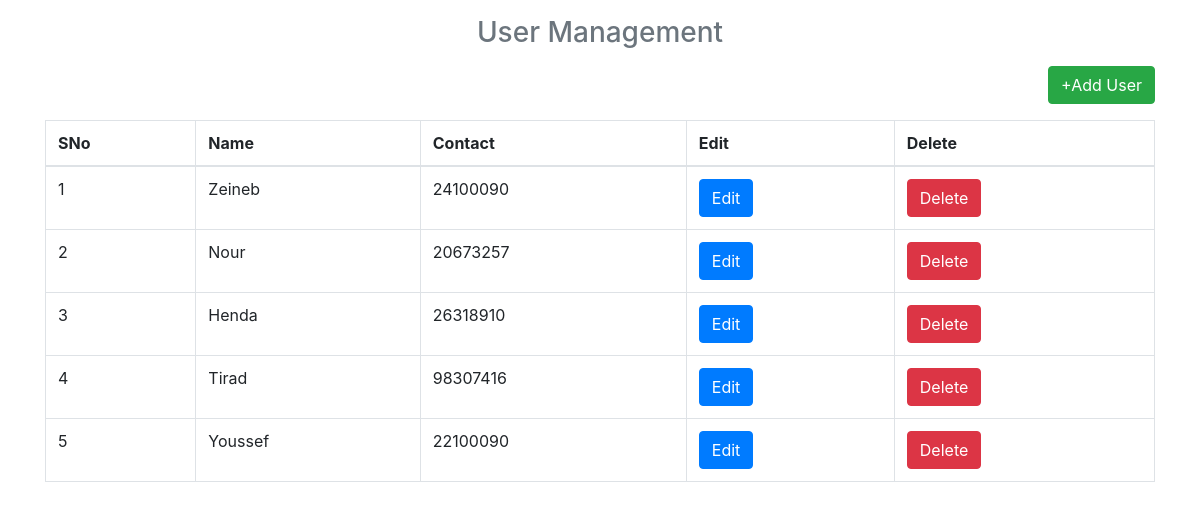
The page /index on the database as committed earlier.
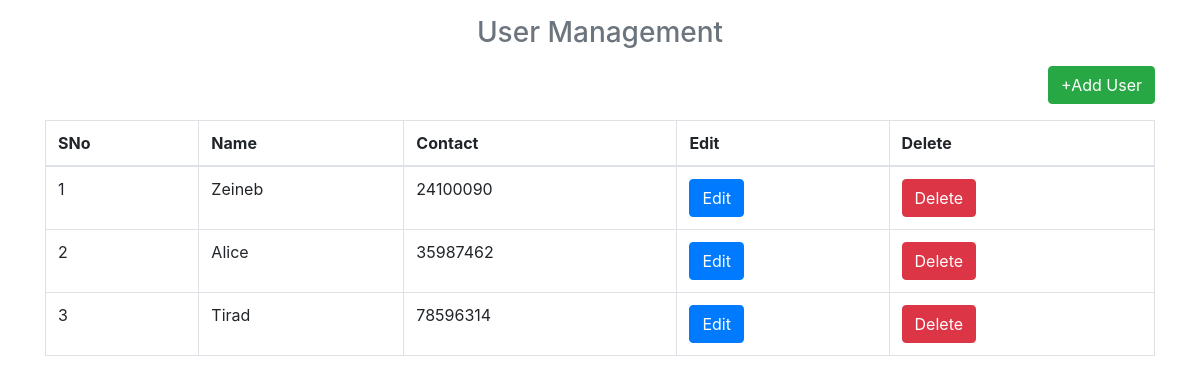
The same page on the database as committed later.
### tables this page shows
CREATE TABLE "users" (
	"UID"	INTEGER PRIMARY KEY AUTOINCREMENT,
	"UNAME"	TEXT,
	"CONTACT"	TEXT
);

### app.py (the view)
@app.route("/")
@app.route("/index")
def index():
    data = get_users()
    return render_template("index.html",datas=data)

### users.py (called while the page is built)
def get_users():
    con=sql.connect("db_web.db")
    con.row_factory=sql.Row
    data=con.execute("select * from users").fetchall()
    return data

### templates/index.html
{% extends 'layout.html' %}
{% block body %}
  <h3 class='text-center text-muted mb-3'>User Management </h3>
  <p class='text-right'><a href='{{url_for("add_user")}}' class='btn btn-success '>+Add User</a></p>
  <table class='table table-bordered'>
    <thead>
      <th>SNo</th>
      <th>Name</th>
      <th>Contact</th>
      <th>Edit</th>
      <th>Delete</th>
    </thead>
    <tbody>
      {% for row in datas %}
        <tr>
          <td>{{loop.index}}</td>
          <td>{{row.UNAME}}</td>
          <td>{{row.CONTACT}}</td>
          <td><a href='{{url_for("edit_user",uid=row.UID)}}' class='btn btn-primary'>Edit</a></td>
          <td><a href='{{url_for("delete_user",uid=row.UID)}}' class='btn btn-danger' onclick='`return confirm("Are You Sure")`'>Delete</a></td>
        </tr>
      {%endfor%}
    </tbody>
  </table>
{% endblock %}

### templates/layout.html (shortened to what this page needs)
<html>
  <head>
    <link rel="stylesheet" href="https://maxcdn.bootstrapcdn.com/bootstrap/4.0.0/css/bootstrap.min.css">
  </head>
  <body>
    <div class='container pt-3'>
      {% block body %}
      {% endblock %}
    </div>
  </body>
</html>

Rows that differ between the two databases and show on the page:
removed users: UNAME "Nour", CONTACT "20673257"
removed users: UNAME "Henda", CONTACT "26318910"
removed users: UNAME "Youssef", CONTACT "22100090"
added users: UNAME "Alice", CONTACT "35987462"
changed users "Tirad": CONTACT "98307416" → "78596314"
